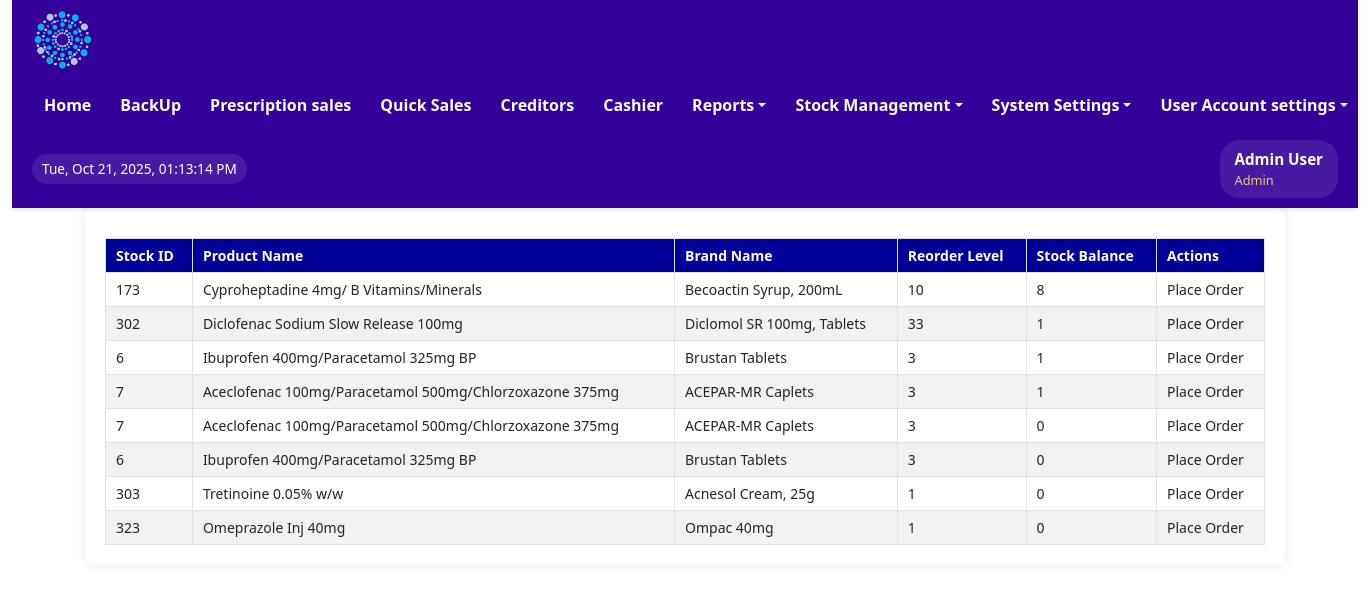
Page /views/view_lowstocks.php (signed in) on the committed database.
### tables this page shows
CREATE TABLE IF NOT EXISTS `users` (
  `user_id` int NOT NULL AUTO_INCREMENT,
  `first_name` varchar(100) NOT NULL,
  `last_name` varchar(100) NOT NULL,
  `email` varchar(100) NOT NULL,
  `password` varchar(100) DEFAULT NULL,
  `username` varchar(100) DEFAULT NULL,
  `sex` varchar(50) NOT NULL,
  `mobile` int NOT NULL,
  `userrole` varchar(100) NOT NULL,
  `staff_number` varchar(50) NOT NULL,
  `date_created` datetime DEFAULT CURRENT_TIMESTAMP,
  PRIMARY KEY (`user_id`),
  UNIQUE KEY `email` (`email`),
  UNIQUE KEY `mobile` (`mobile`),
  UNIQUE KEY `staff_number` (`staff_number`)
);

CREATE TABLE IF NOT EXISTS `stocks` (
  `stockID` int NOT NULL AUTO_INCREMENT,
  `id` int NOT NULL,
  `transactionType` varchar(100) DEFAULT NULL,
  `productname` varchar(100) NOT NULL,
  `brandname` varchar(500) DEFAULT NULL,
  `reorderLevel` int DEFAULT NULL,
  `openingBalance` double DEFAULT '0',
  `quantityIn` int DEFAULT NULL,
  `batch` varchar(50) DEFAULT NULL,
  `expiryDate` datetime DEFAULT NULL,
  `receivedFrom` varchar(100) DEFAULT NULL,
  `quantityOut` int DEFAULT '0',
  `transDate` datetime DEFAULT CURRENT_TIMESTAMP,
  `stockBalance` int DEFAULT NULL,
  `status` varchar(100) DEFAULT NULL,
  `transBy` varchar(100) DEFAULT NULL,
  PRIMARY KEY (`stockID`),
  KEY `idx_stocks_brandname_transDate` (`brandname`,`transDate` DESC)
);

### views/view_lowstocks.php (the view, shortened to what this page needs)
<?php
include '../includes/config.php';
include '../includes/header.php';
$sql = "SELECT * FROM stocks WHERE stockBalance < reorderLevel";
$result = $conn->query($sql);
$users = $result->fetch_all(MYSQLI_ASSOC);
?>
<!DOCTYPE html>
<html lang="en">
<head>
    <link rel="stylesheet" href="../assets/css/bootstrap.min.css" type="text/css">
</head>
<body>
<div class="main-content">
        <table>
            <thead>
                <tr>
                    <th>Stock ID</th>
                    <th>Product Name</th>
                    <th>Brand Name</th>
                    <th>Reorder Level</th>
                    <th>Stock Balance</th>
                    <th>Actions</th>
                </tr>
            </thead>
            <tbody>
                <?php foreach ($users as $user) : ?>
                    <tr>
                        <td><?= htmlspecialchars($user['id']) ?></td>
                        <td><?= htmlspecialchars($user['productname']) ?></td>
                        <td><?= htmlspecialchars($user['brandname']) ?></td>
                        <td><?= htmlspecialchars($user['reorderLevel']) ?></td>
                        <td><?= htmlspecialchars($user['stockBalance']) ?></td>
                        <td>Place Order</td>
                    </tr>
                <?php endforeach; ?>
            </tbody>
        </table>
    </div>
</body>
</html>

### includes/header.php (shortened to what this page needs)
<?php
include('config.php');
$userDetails = [
    'user_id' => $_SESSION['user_id'] ?? null,
    'username' => 'Guest',
    'full_name' => 'Guest User',
    'first_name' => 'Guest',
    'last_name' => 'User',
    'email' => '',
    'mobile' => '',
    'userrole' => $_SESSION['userrole'],
    'staff_number' => '',
    'sex' => ''
];
if ($userDetails['user_id']) {
    $stmt = $conn->prepare("SELECT
                user_id, first_name, last_name, email, username,
                sex, mobile, userrole, staff_number
            FROM users
            WHERE user_id = ?");
    $stmt->bind_param("i", $userDetails['user_id']);
    $stmt->execute();
    $result = $stmt->get_result();
    if ($result->num_rows > 0) {
        $dbData = $result->fetch_assoc();
        $userDetails = array_merge($userDetails, [
            'username' => htmlspecialchars($dbData['username']),
            'full_name' => htmlspecialchars($dbData['first_name'] . ' ' . $dbData['last_name']),
            'first_name' => htmlspecialchars($dbData['first_name']),
            'last_name' => htmlspecialchars($dbData['last_name']),
            'email' => htmlspecialchars($dbData['email']),
            'mobile' => htmlspecialchars($dbData['mobile']),
            'sex' => htmlspecialchars($dbData['sex']),
            'staff_number' => htmlspecialchars($dbData['staff_number']),
            'userrole' => htmlspecialchars($dbData['userrole'])
        ]);
    }
}
$userrole = $userDetails['userrole'];
$full_name = $userDetails['full_name'];
?>
<!DOCTYPE html>
<html lang="en">
<head>
    <link rel="stylesheet" href="../assets/css/bootstrap.min.css" type="text/css">
</head>
<body>
    <div class="container-fluid">
        <div class="main-header">
            <div class="header-content">
                <div class="logo-container">
                    <img src="../assets/images/Logo-round-nobg-2.png" alt="Pharmacy Logo">
                </div>
                <nav class="main-nav">
                    <ul class="nav-list">
                        <?php if (in_array($userrole, ['Admin', 'Supervisor', 'Manager'])) : ?>
                            <li class="nav-item"><a href="../dashboard/admin_dashboard.php" class="nav-link">Home</a></li>
                            <li class="nav-item"><a href="../Backup/backup.php" class="nav-link">BackUp</a></li>
                            <li class="nav-item"><a href="../sales/orders.php" class="nav-link">Prescription sales</a></li>
                            <li class="nav-item"><a href="../sales/direct_orders.php" class="nav-link">Quick Sales</a></li>
                            <li class="nav-item"><a href="../views/view_credit_sales.php" class="nav-link">Creditors</a></li>
                            <li class="nav-item"><a href="../sales/view_order.php" class="nav-link">Cashier</a></li>
                        <?php endif; ?>
                        <?php if (in_array($userrole, ['Admin', 'Supervisor', 'Manager'])) : ?>
                        <li class="dropdown">
                            <a href="#" class="dropdown-toggle">Reports</a>
                        </li>
                        <?php endif; ?>
                        <?php if (in_array($userrole, ['Admin', 'Supervisor', 'Manager', 'Cashier'])) : ?>
                        <li class="dropdown">
                            <a href="#" class="dropdown-toggle">Stock Management</a>
                        </li>
                        <?php endif; ?>
                        <?php if (in_array($userrole, ['Admin'])) : ?>
                        <li class="dropdown">
                            <a href="#" class="dropdown-toggle">System Settings</a>
                        </li>
                        <?php endif; ?>
                        <?php if (in_array($userrole, ['Admin', 'Supervisor', 'Manager', 'Cashier', 'Cleaner', 'Security', 'Pharmtech'])) : ?>
                        <li class="dropdown user-menu">
                            <a href="#" class="dropdown-toggle">User Account settings</a>
                        </li>
                        <?php endif; ?>
                    </ul>
                </nav>
                <div id="date-time" class="date-time-display"></div>
                <div class="user-info-header">
                    <div class="user-details">
                        <span class="user-name"><?php echo htmlspecialchars($full_name); ?></span>
                        <span class="user-role"><?php echo htmlspecialchars($userrole); ?></span>
                    </div>
                </div>
            </div>
        </div>
</body>
</html>

### includes/header.php (style rules this page uses)
* { box-sizing:border-box;margin:0;padding:0 }
.main-header { background-color:#330099;padding:10px 20px;box-shadow:0 2px 4px rgba(0,0,0,0.1);position:sticky;top:0;z-index:1000;min-height:70px;color:#FFF }
.header-content { display:flex;align-items:center;justify-content:space-between;width:100%;margin:0 auto;gap:15px;flex-wrap:wrap }
.logo-container { display:flex;align-items:center }
.logo-container img { height:60px;width:auto }
.user-info-header { display:flex;align-items:center;gap:10px;background:rgba(255,255,255,0.1);padding:8px 15px;border-radius:20px;color:#FFF;white-space:nowrap }
.user-info-header .user-details { display:flex;flex-direction:column;align-items:flex-start }
.user-info-header .user-name { font-weight:bold;font-size:0.95em }
.user-info-header .user-role { font-size:0.8em;opacity:0.9;color:#FBD875 }
.main-nav { display:flex;align-items:center }
.main-nav .nav-list { list-style:none;margin:0;padding:0;display:flex;align-items:center;gap:5px }
.main-nav .nav-item,.main-nav .dropdown { color:#FFF }
.main-nav .nav-link,.main-nav .dropdown-toggle { display:block;padding:8px 12px;text-decoration:none;color:#FFF;font-weight:600;white-space:nowrap;border-radius:4px;transition:background 0.1s }
.dropdown { position:relative }
.date-time-display { font-size:0.85em;color:#FFF;padding:5px 10px;background:rgba(255,255,255,0.1);border-radius:15px;white-space:nowrap }
.main-content { margin:10px 20px }

### views/view_lowstocks.php (style rules this page uses)
.main-content { max-width: 1200px; margin: 0 auto; background: #ffffff; padding: 20px; border-radius: 8px; box-shadow: 0 0 10px rgba(0, 0, 0, 0.1); }
table { width: 100%; border-collapse: collapse; margin-top: 10px; }
th, td { border: 1px solid #dee2e6; padding: 6px 10px; text-align: left; font-size: 14px; }
th { background-color: #000099; color: white; }
tr:nth-child(even) { background-color: #f2f2f2; }

### rows in the picture
users: userrole "Admin"
stocks: id "173", productname "Cyproheptadine 4mg/ B Vitamins/Minerals", brandname "Becoactin Syrup, 200mL", reorderLevel "10", stockBalance "8"
stocks: id "302", productname "Diclofenac Sodium Slow Release 100mg", brandname "Diclomol SR 100mg, Tablets", reorderLevel "33", stockBalance "1"
stocks: id "6", productname "Ibuprofen 400mg/Paracetamol 325mg BP", brandname "Brustan Tablets", reorderLevel "3", stockBalance "1"
stocks: id "7", productname "Aceclofenac 100mg/Paracetamol 500mg/Chlorzoxazone 375mg", brandname "ACEPAR-MR Caplets", reorderLevel "3", stockBalance "1"
stocks: id "7", productname "Aceclofenac 100mg/Paracetamol 500mg/Chlorzoxazone 375mg", brandname "ACEPAR-MR Caplets", reorderLevel "3", stockBalance "0"
stocks: id "6", productname "Ibuprofen 400mg/Paracetamol 325mg BP", brandname "Brustan Tablets", reorderLevel "3", stockBalance "0"
stocks: id "303", productname "Tretinoine 0.05% w/w", brandname "Acnesol Cream, 25g", reorderLevel "1", stockBalance "0"
stocks: id "323", productname "Omeprazole Inj 40mg", brandname "Ompac 40mg", reorderLevel "1", stockBalance "0"

### other values in the picture
$full_name "Admin User"
